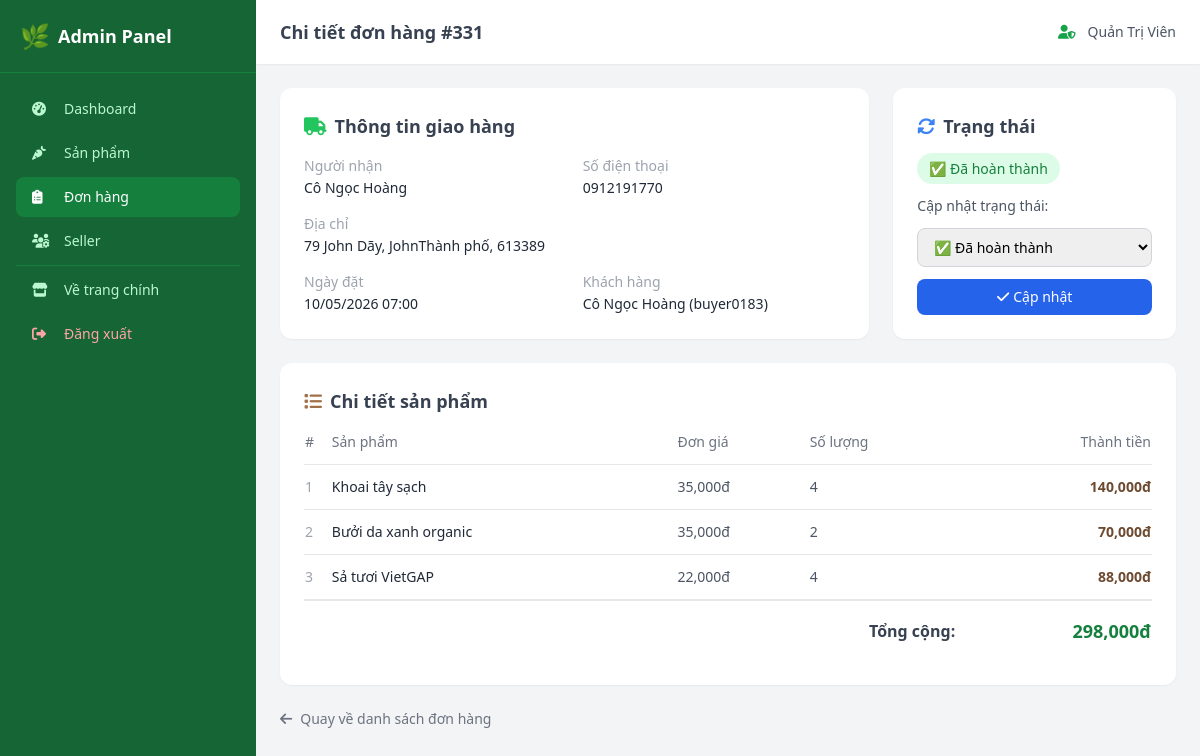
/admin/orders/331 (signed in), run on the app's committed database.
### models.py (models this page shows, shortened)
class Order(db.Model):
    __tablename__ = 'orders'
    id = db.Column(db.Integer, primary_key=True)
    user_id = db.Column(db.Integer, db.ForeignKey('users.id'), nullable=False)
    order_date = db.Column(db.DateTime, default=datetime.utcnow)
    status = db.Column(db.String(30), nullable=False, default='Đang xử lý')
    total_amount = db.Column(db.Float, nullable=False, default=0)
    shipping_name = db.Column(db.String(150), nullable=False)
    shipping_phone = db.Column(db.String(20), nullable=False)
    shipping_address = db.Column(db.String(500), nullable=False)
    note = db.Column(db.Text, nullable=True)
    items = db.relationship('OrderItem', backref='order', lazy='joined', cascade='all, delete-orphan')
    payment = db.relationship('Payment', backref='order', uselist=False, cascade='all, delete-orphan')

class User(UserMixin, db.Model):
    __tablename__ = 'users'
    id = db.Column(db.Integer, primary_key=True)
    username = db.Column(db.String(80), unique=True, nullable=False, index=True)
    email = db.Column(db.String(120), unique=True, nullable=False, index=True)
    password_hash = db.Column(db.String(256), nullable=False)
    full_name = db.Column(db.String(150), nullable=False)
    phone = db.Column(db.String(20), nullable=True)
    address = db.Column(db.String(300), nullable=True)
    role = db.Column(db.String(20), nullable=False, default='buyer')  # 'admin' | 'seller' | 'buyer'
    is_active = db.Column(db.Boolean, default=True)
    created_at = db.Column(db.DateTime, default=datetime.utcnow)
    orders = db.relationship('Order', backref='customer', lazy='dynamic')
    products = db.relationship('Product', backref='seller', lazy='dynamic', foreign_keys='Product.seller_id')
    def is_admin(self):
        return self.role == 'admin'

class OrderItem(db.Model):
    __tablename__ = 'order_items'
    id = db.Column(db.Integer, primary_key=True)
    order_id = db.Column(db.Integer, db.ForeignKey('orders.id'), nullable=False)
    product_id = db.Column(db.Integer, db.ForeignKey('products.id'), nullable=False)
    product_name = db.Column(db.String(200), nullable=False)
    product_price = db.Column(db.Float, nullable=False)
    quantity = db.Column(db.Integer, nullable=False, default=1)
    subtotal = db.Column(db.Float, nullable=False, default=0)
    seller_status = db.Column(db.String(30), nullable=False, default='Đơn mới')
    shipping_code = db.Column(db.String(100), nullable=True)
    shipping_carrier = db.Column(db.String(100), nullable=True)
    shipping_updated_at = db.Column(db.DateTime, nullable=True)
    shipment = db.relationship('Shipment', backref='order_item', uselist=False, cascade='all, delete-orphan')

### app.py (the view)
@app.route('/admin/orders/<int:order_id>')
@admin_required
def admin_order_detail(order_id):
    order = Order.query.get_or_404(order_id)
    return render_template('admin/order_detail.html', order=order)

### app.py (called while the page is built)
@login_manager.user_loader
def load_user(user_id):
    return db.session.get(User, int(user_id))

def admin_required(f):
    @wraps(f)
    @login_required
    def decorated_function(*args, **kwargs):
        if not current_user.is_admin():
            abort(403)
        return f(*args, **kwargs)
    return decorated_function

@app.context_processor
def inject_cart_count():
    cart = session.get('cart', {})
    count = sum(item['quantity'] for item in cart.values())
    return dict(cart_count=count)

### templates/admin/order_detail.html (shortened to what this page needs)
{% extends 'admin/base_admin.html' %}
{% block page_title %}Chi tiết đơn hàng #{{ order.id }}{% endblock %}
{% block admin_content %}
<div class="max-w-4xl space-y-6">
    <div class="grid grid-cols-1 lg:grid-cols-3 gap-6">
        <div class="bg-white rounded-xl shadow-sm p-6 lg:col-span-2">
            <h3 class="text-lg font-semibold text-gray-700 mb-4">
                <i class="fas fa-truck text-green-brand-500 mr-2"></i>Thông tin giao hàng
            </h3>
            <div class="grid grid-cols-1 sm:grid-cols-2 gap-4 text-sm">
                <div>
                    <p class="text-gray-400">Người nhận</p>
                    <p class="font-medium text-gray-800 mt-0.5">{{ order.shipping_name }}</p>
                </div>
                <div>
                    <p class="text-gray-400">Số điện thoại</p>
                    <p class="font-medium text-gray-800 mt-0.5">{{ order.shipping_phone }}</p>
                </div>
                <div class="sm:col-span-2">
                    <p class="text-gray-400">Địa chỉ</p>
                    <p class="font-medium text-gray-800 mt-0.5">{{ order.shipping_address }}</p>
                </div>
                <div>
                    <p class="text-gray-400">Ngày đặt</p>
                    <p class="font-medium text-gray-800 mt-0.5">{{ order.order_date.strftime('%d/%m/%Y %H:%M') }}</p>
                </div>
                <div>
                    <p class="text-gray-400">Khách hàng</p>
                    <p class="font-medium text-gray-800 mt-0.5">{{ order.customer.full_name }} ({{ order.customer.username }})</p>
                </div>
            </div>
        </div>
        <div class="bg-white rounded-xl shadow-sm p-6">
            <h3 class="text-lg font-semibold text-gray-700 mb-4">
                <i class="fas fa-sync-alt text-blue-500 mr-2"></i>Trạng thái
            </h3>
            <div class="mb-4">
                {% if order.status == 'Đang xử lý' %}
                    <span class="px-3 py-1.5 bg-yellow-100 text-yellow-700 rounded-full text-sm font-medium">⏳ {{ order.status }}</span>
                {% elif order.status == 'Đang giao' %}
                    <span class="px-3 py-1.5 bg-blue-100 text-blue-700 rounded-full text-sm font-medium">🚚 {{ order.status }}</span>
                {% elif order.status == 'Đã hoàn thành' %}
                    <span class="px-3 py-1.5 bg-green-100 text-green-700 rounded-full text-sm font-medium">✅ {{ order.status }}</span>
                {% else %}
                    <span class="px-3 py-1.5 bg-red-100 text-red-700 rounded-full text-sm font-medium">❌ {{ order.status }}</span>
                {% endif %}
            </div>
            <form action="{{ url_for('admin_order_update', order_id=order.id) }}" method="POST" class="space-y-3">
                <label class="block text-sm text-gray-600">Cập nhật trạng thái:</label>
                <select name="status" class="w-full px-3 py-2 rounded-lg border border-gray-300 text-sm focus:border-green-brand-500 focus:ring-2 focus:ring-green-brand-200 outline-none">
                    <option value="Đã hoàn thành" {% if order.status == 'Đã hoàn thành' %}selected{% endif %}>✅ Đã hoàn thành</option>
                </select>
                <button type="submit"
                        class="w-full bg-blue-600 text-white py-2 rounded-lg text-sm font-medium hover:bg-blue-700 transition">
                    <i class="fas fa-check mr-1"></i>Cập nhật
                </button>
            </form>
        </div>
    </div>
    <div class="bg-white rounded-xl shadow-sm p-6">
        <h3 class="text-lg font-semibold text-gray-700 mb-4">
            <i class="fas fa-list text-earth-500 mr-2"></i>Chi tiết sản phẩm
        </h3>
        <div class="overflow-x-auto">
            <table class="w-full text-sm">
                <thead class="border-b">
                    <tr class="text-left text-gray-500">
                        <th class="pb-3 font-medium">#</th>
                        <th class="pb-3 font-medium">Sản phẩm</th>
                        <th class="pb-3 font-medium">Đơn giá</th>
                        <th class="pb-3 font-medium">Số lượng</th>
                        <th class="pb-3 font-medium text-right">Thành tiền</th>
                    </tr>
                </thead>
                <tbody class="divide-y">
                    {% for item in order.items %}
                    <tr>
                        <td class="py-3 text-gray-400">{{ loop.index }}</td>
                        <td class="py-3 font-medium text-gray-800">{{ item.product_name }}</td>
                        <td class="py-3 text-gray-600">{{ "{:,.0f}".format(item.product_price) }}đ</td>
                        <td class="py-3 text-gray-600">{{ item.quantity }}</td>
                        <td class="py-3 text-right font-semibold text-earth-700">{{ "{:,.0f}".format(item.subtotal) }}đ</td>
                    </tr>
                    {% endfor %}
                </tbody>
                <tfoot>
                    <tr class="border-t-2">
                        <td colspan="4" class="py-4 text-right font-semibold text-gray-700 text-base">Tổng cộng:</td>
                        <td class="py-4 text-right font-bold text-green-brand-700 text-lg">{{ "{:,.0f}".format(order.total_amount) }}đ</td>
                    </tr>
                </tfoot>
            </table>
        </div>
    </div>
    <a href="{{ url_for('admin_orders') }}" class="inline-flex items-center gap-2 text-sm text-gray-500 hover:text-green-brand-700 transition">
        <i class="fas fa-arrow-left"></i> Quay về danh sách đơn hàng
    </a>
</div>
{% endblock %}

### templates/admin/base_admin.html (shortened to what this page needs)
<!DOCTYPE html>
<html lang="vi">
<head>
    <script src="https://cdn.tailwindcss.com"></script>
    <link rel="stylesheet" href="https://cdnjs.cloudflare.com/ajax/libs/font-awesome/6.5.0/css/all.min.css">
</head>
<body class="bg-gray-100 min-h-screen">
    <div class="flex min-h-screen">
        <aside id="sidebar" class="w-64 bg-green-brand-800 text-white flex-shrink-0 hidden lg:block">
            <div class="p-5 border-b border-green-brand-700">
                <a href="{{ url_for('admin_dashboard') }}" class="flex items-center gap-2">
                    <span class="text-2xl">🌿</span>
                    <span class="text-lg font-bold">Admin Panel</span>
                </a>
            </div>
            <nav class="p-4 space-y-1">
                <a href="{{ url_for('admin_dashboard') }}"
                   class="flex items-center gap-3 px-4 py-2.5 rounded-lg text-sm font-medium
                   {% if request.endpoint == 'admin_dashboard' %}bg-green-brand-700 text-white{% else %}text-green-brand-200 hover:bg-green-brand-700 hover:text-white{% endif %} transition">
                    <i class="fas fa-tachometer-alt w-5"></i> Dashboard
                </a>
                <a href="{{ url_for('admin_products') }}"
                   class="flex items-center gap-3 px-4 py-2.5 rounded-lg text-sm font-medium
                   {% if 'product' in request.endpoint %}bg-green-brand-700 text-white{% else %}text-green-brand-200 hover:bg-green-brand-700 hover:text-white{% endif %} transition">
                    <i class="fas fa-carrot w-5"></i> Sản phẩm
                </a>
                <a href="{{ url_for('admin_orders') }}"
                   class="flex items-center gap-3 px-4 py-2.5 rounded-lg text-sm font-medium
                   {% if 'order' in request.endpoint %}bg-green-brand-700 text-white{% else %}text-green-brand-200 hover:bg-green-brand-700 hover:text-white{% endif %} transition">
                    <i class="fas fa-clipboard-list w-5"></i> Đơn hàng
                </a>
                <a href="{{ url_for('admin_sellers') }}"
                   class="flex items-center gap-3 px-4 py-2.5 rounded-lg text-sm font-medium
                   {% if 'seller' in request.endpoint %}bg-green-brand-700 text-white{% else %}text-green-brand-200 hover:bg-green-brand-700 hover:text-white{% endif %} transition">
                    <i class="fas fa-users-cog w-5"></i> Seller
                </a>
                <hr class="border-green-brand-700 my-3">
                <a href="{{ url_for('index') }}"
                   class="flex items-center gap-3 px-4 py-2.5 rounded-lg text-sm font-medium text-green-brand-200 hover:bg-green-brand-700 hover:text-white transition">
                    <i class="fas fa-store w-5"></i> Về trang chính
                </a>
                <a href="{{ url_for('logout') }}"
                   class="flex items-center gap-3 px-4 py-2.5 rounded-lg text-sm font-medium text-red-300 hover:bg-red-600 hover:text-white transition">
                    <i class="fas fa-sign-out-alt w-5"></i> Đăng xuất
                </a>
            </nav>
        </aside>
        <div class="flex-1 flex flex-col">
            <header class="bg-white shadow-sm h-16 flex items-center justify-between px-6">
                <h2 class="text-lg font-semibold text-gray-700">{% block page_title %}Dashboard{% endblock %}</h2>
                <div class="flex items-center gap-3 text-sm text-gray-600">
                    <i class="fas fa-user-shield text-green-brand-600"></i>
                    <span>{{ current_user.full_name }}</span>
                </div>
            </header>
            <main class="flex-1 p-6">
                {% block admin_content %}{% endblock %}
            </main>
        </div>
    </div>
</body>
</html>

### data on the page
Order: id "331", shipping_name "Cô Ngọc Hoàng", shipping_phone "0912191770", shipping_address "79 John Dãy, JohnThành phố, 613389", order_date "10/05/2026 07:00", status "Đã hoàn thành", status "✅ Đã hoàn thành", total_amount "298,000"
User: full_name "Quản Trị Viên"
User: customer.full_name "Cô Ngọc Hoàng", customer.username "buyer0183"
OrderItem: product_name "Khoai tây sạch", product_price "35,000", quantity "4", subtotal "140,000"
OrderItem: product_name "Bưởi da xanh organic", product_price "35,000", quantity "2", subtotal "70,000"
OrderItem: product_name "Sả tươi VietGAP", product_price "22,000", quantity "4", subtotal "88,000"
